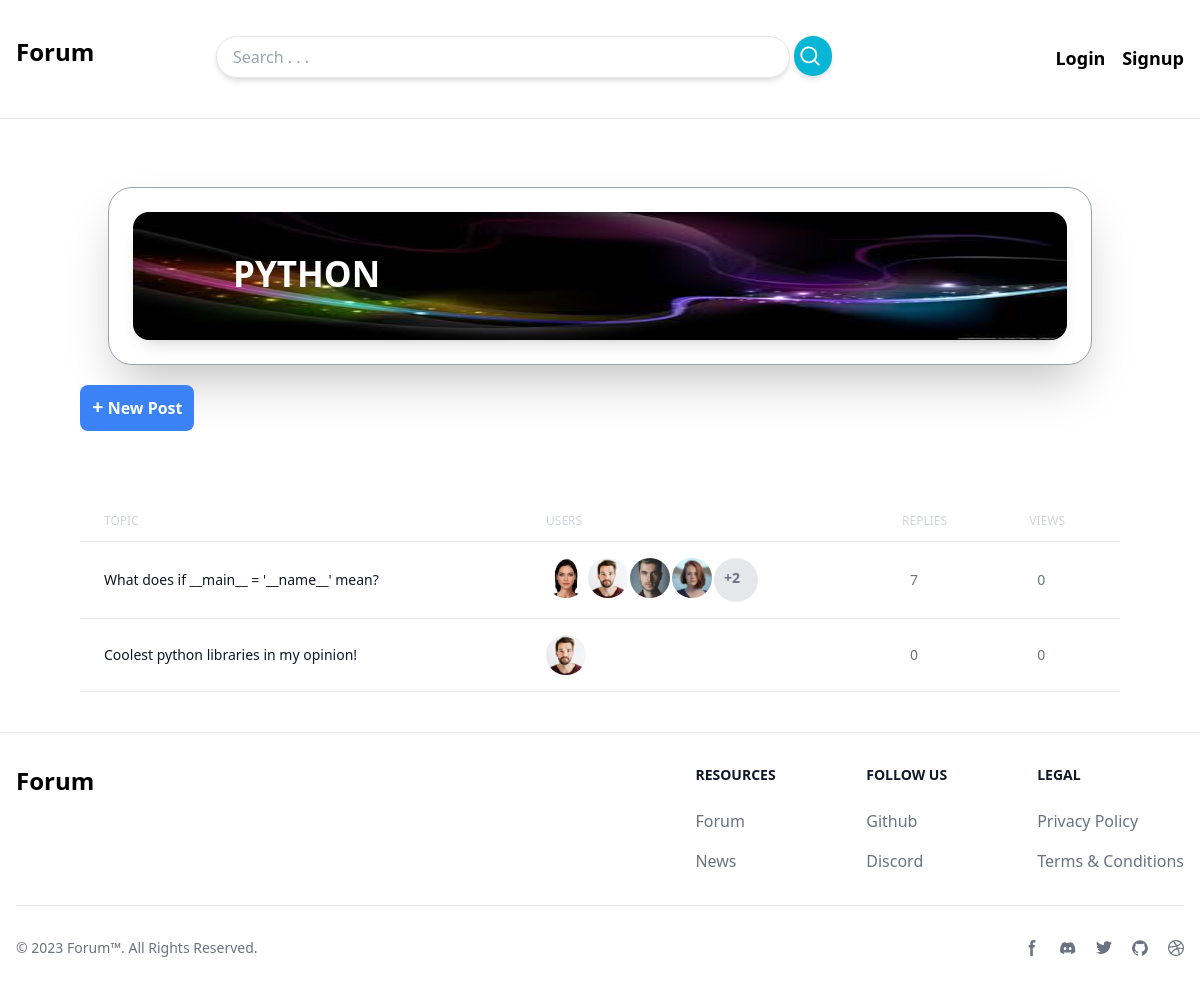
Before: /category/1/ with the older database file.
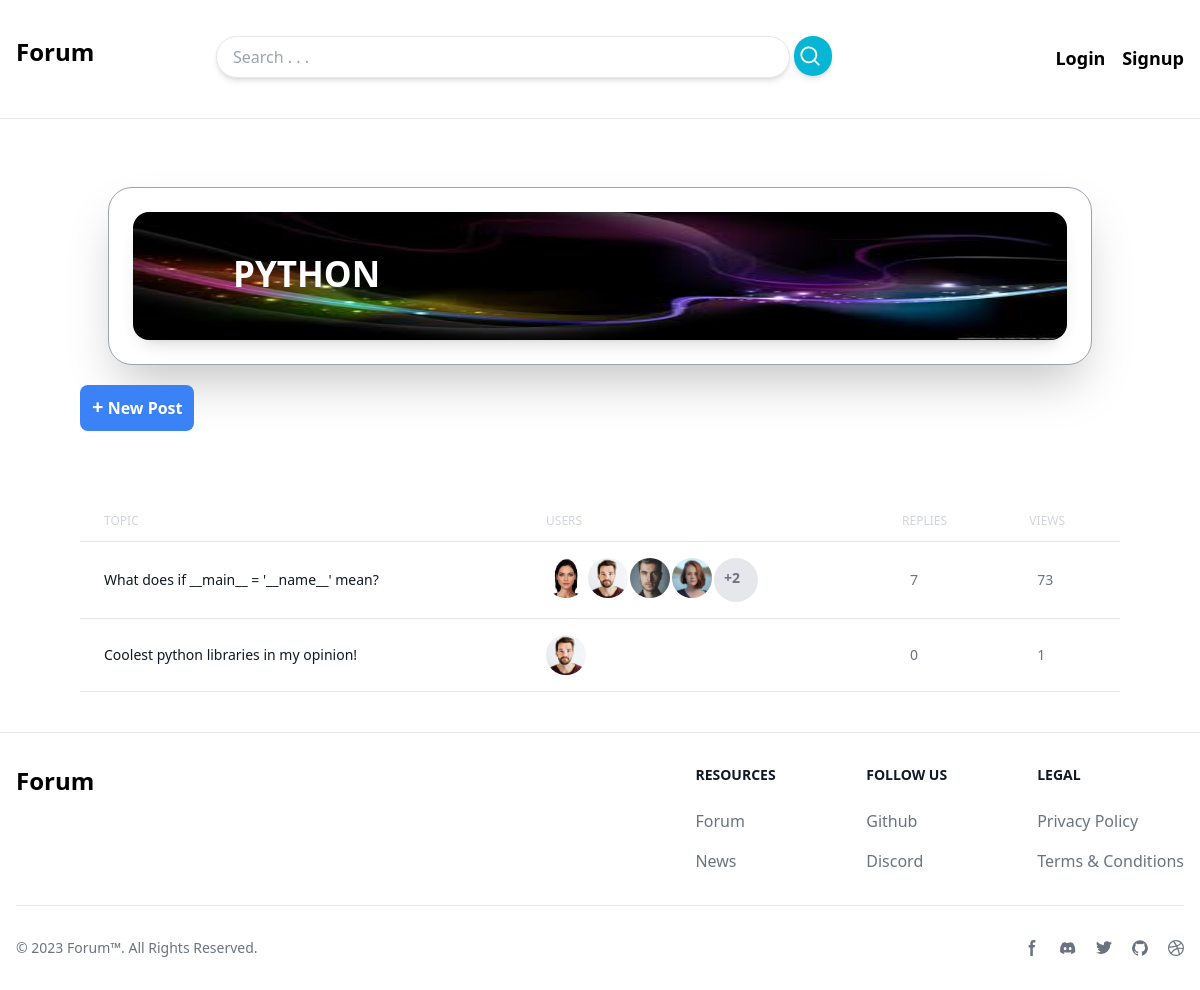
After: the same page with the newer database file.
### discussion_app/models.py (models this page shows, shortened)
class Post(models.Model):
    category = models.ForeignKey(Category, on_delete=models.CASCADE, related_name='post_category')
    author = models.ForeignKey(User, on_delete=models.CASCADE, related_name='post_author')
    likes = models.ManyToManyField(User, related_name='post_likes', blank=True)
    title = models.CharField(max_length=300)
    views = models.IntegerField(default=0)
    content = models.TextField(max_length=1000)
    last_modified_date = models.DateTimeField(auto_now=True)
    creation_date = models.DateTimeField(auto_now_add=True)
    views = models.IntegerField(default=0)
    @property
    def involved_users(self):
        all_messages = self.message_post.all()
        all_users = [self.author]
        for message in all_messages:
            if message.author not in all_users:
                all_users.append(message.author)
        return [all_users, len(all_users)]

class Message(models.Model):
    post = models.ForeignKey(Post, on_delete=models.CASCADE, related_name='message_post')
    replies = models.ForeignKey('self', on_delete=models.CASCADE, null=True, blank=True, related_name='message_replies')
    author = models.ForeignKey(User, on_delete=models.CASCADE, related_name='message_author')
    likes = models.ManyToManyField(User, related_name='message_likes', blank=True)
    content = models.TextField(max_length=1000)
    last_modified_date = models.DateTimeField(auto_now=True)
    creation_date = models.DateTimeField(auto_now_add=True)

### discussion_app/views.py (the view)
# urls.py: path('<int:id>/', views.category_detail, name='category_detail'),
def category_detail(request, id):
    category = get_object_or_404(models.Category, id=id)
    context = {
        'category': category,
    }
    return render(request, 'discussion_app/category.html', context)

### discussion_app/templates/discussion_app/category.html (shortened to what this page needs)
{% extends 'core_app/base.html' %}
{% block content %}
    <div class="grid grid-cols-1 mx-20 my-10">
        <div class="flex justify-center bg-white m-7 overflow-hidden rounded-3xl shadow-2xl border border-gray-400">
            <div class="relative h-32  m-6 rounded-3xl shadow-lg w-full ">
                <img class="w-full h-32 rounded-2xl" src="{{category.logo.url}}" alt="category name">
                <h1 class="absolute left-[100px] bottom-[40px] font-semibold text-[35px] text-white">{{category.name | upper}}</h1>
            </div>
        </div>
        <div class="left-14">
            <a href="#" class=" p-3 text-white font-semibold rounded-lg bg-blue-500">
               <strong class="text-xl">+</strong> New Post
            </a>
        </div>
<div class="relative overflow-x-auto mt-20">
    <table class="w-full text-sm text-left text-gray-500 dark:text-gray-400">
        <thead class="text-xs text-gray-300">
            <tr>
                <th scope="col" class="px-6 py-3 font-medium">
                    TOPIC
                </th>
                <th scope="col" class="px-6 py-3 font-medium">
                    USERS
                </th>
                <th scope="col" class="px-6 py-3 font-medium">
                    REPLIES
                </th>
                <th scope="col" class="px-6 py-3 font-medium">
                    VIEWS
                </th>
            </tr>
        </thead>
        <tbody>
            {% for post in category.post_category.all %}
            <tr class="bg-white border-y hover:bg-gray-100 transition-all">
                <th scope="row" class="px-6 py-4 font-medium text-gray-900 whitespace-nowrap dark:text-white">
                    <a href="{% url 'discussion_app:post_detail' post.id %}" class="hover:text-blue-400">
                    {{post.title}}
                    </a>
                </th>
                <td class="px-6 py-4">
                    <div class="flex justify-start gap-[2px]">
                        {% if post.involved_users.1 > 3 %}
                            {% for user in post.involved_users.0|slice:'0:4' %}
                            <img class="h-10 w-10 rounded-full object-cover " src="{{user.userprofile.avatar.url}}" alt="">
                            {% endfor %}
                            <div class="h-11 w-11 rounded-full font-bold p-[10px]  bg-gray-200">+{{post.involved_users.1|add:'-4'}}</div>
                        {% else %}
                            {% for user in post.involved_users.0 %}
                            <img class="h-10 w-10 rounded-full object-cover " src="{{user.userprofile.avatar.url}}" alt="">
                            {% endfor %}
                        {% endif %}
                    </div>
                </td>
                <td class="px-8 py-4">
                    {{post.message_post.count}}
                </td>
                <td class="px-8 py-4">
                    {{post.views}}
                </td>
            </tr>
            {% endfor %}
        </tbody>
    </table>
</div>
    </div>
{% endblock %}

Changed rows visible on the page:
changed Post "What does if __main__ = '__name__' mean?": views "0" → "73"
changed Post "Coolest python libraries in my opinion!": views "0" → "1"
